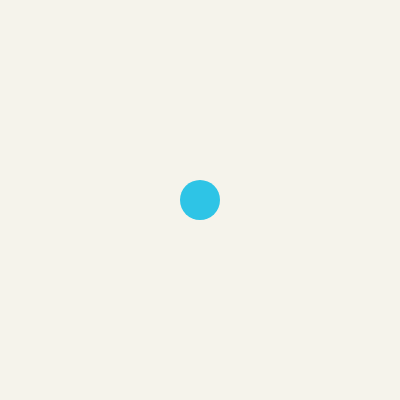
Frame 1 (no input)
Frame 60 (no input): identical to frame 1, image omitted
Frame 120 (the mouse pressed at the canvas centre since frame 60): identical to frame 1, image omitted

The p5.js sketch that drew this single still picture (run headless with seeded random() and noise() and a simulated clock; from frame 60 on, the mouse is pressed at the canvas centre):

// p5.js sketch
// ── sketch.js
// Unidad 2 — Multitudes y agentes · IPC121NSCT
// Equipo:       ______________________
// Integrantes:  ______________________
//
// Este es el mismo archivo que va a crecer clase a clase, de la Clase 1 a la Clase 8.
// No lo reemplaces por otro: cada clase agrega una capacidad sobre lo que ya hay acá.

function setup() {
  createCanvas(400, 400);
}

function draw() {
  background(245, 243, 235);
  noStroke();
  fill(46, 196, 230);
  circle(width / 2, height / 2, 40);
}
